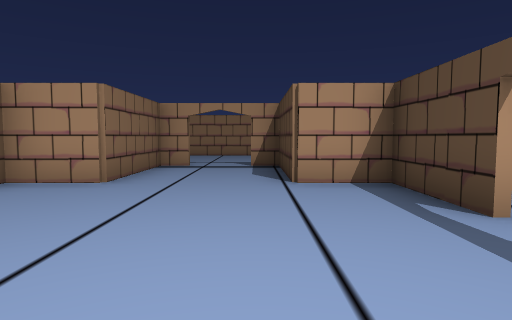
view 1 (above)

23 first-person views from a walk through a 3-D level made in the Unity game engine. The camera is 1.4 m above the floor, tilts 4° down and sees 75° across. The floor is counted in squares, 2 m on a side. Each view is taken from the middle of a square. On the plan, view 1 faces up. The plan holds only what a view shows up to about 10 squares ahead; the rest is blank. The place goes on beyond the plan. Door leaves are left out, so doorways stand open. Some surface patterns are stand-ins.

view 2
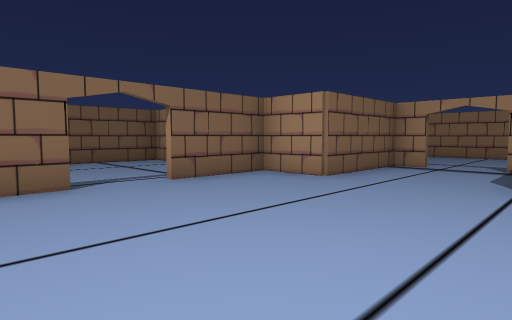

view 3
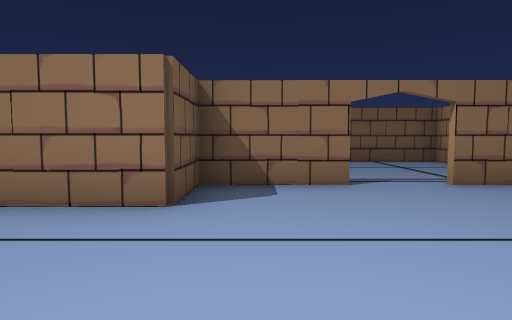

view 4
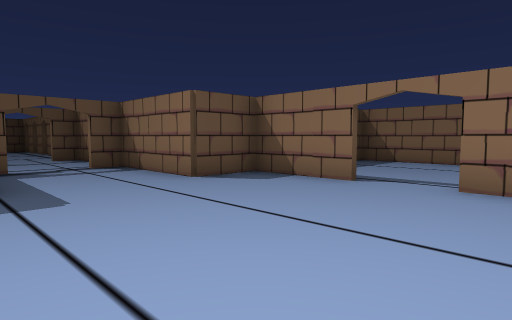

view 5
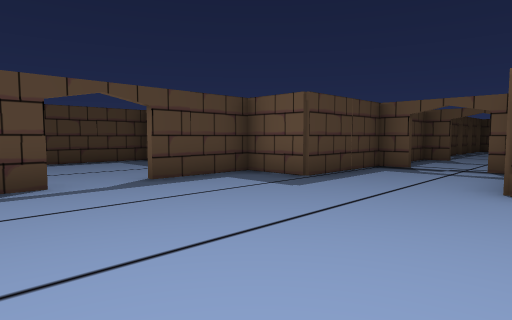

view 6
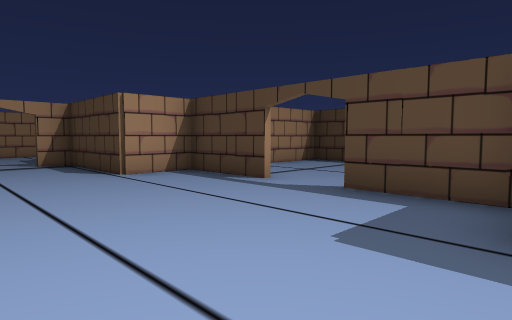

view 7
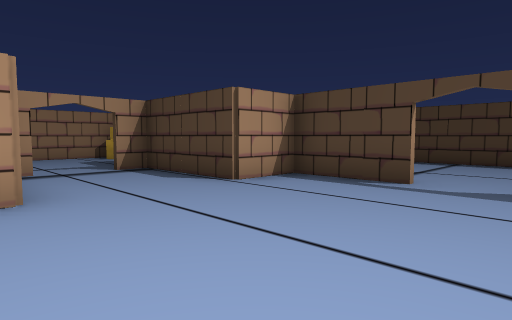

view 8
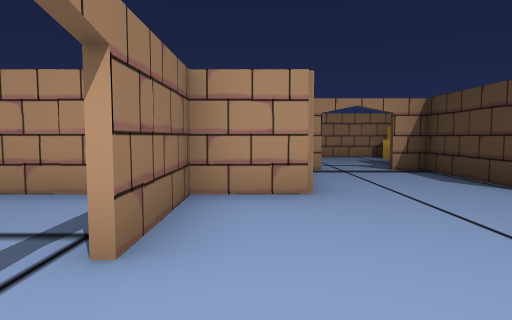

view 9
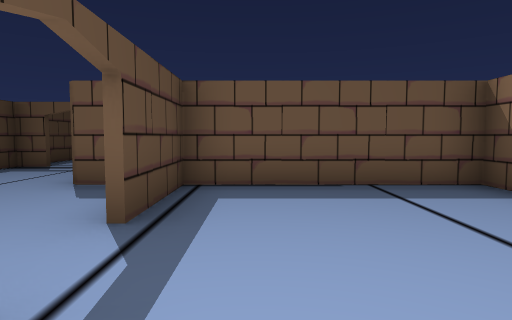

view 10
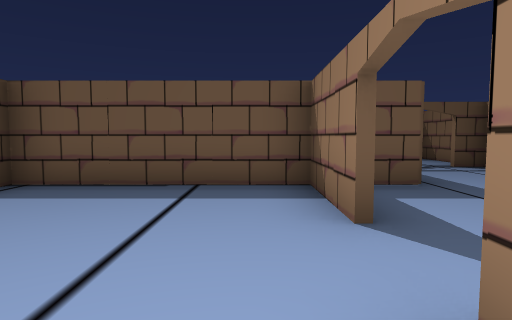

view 11
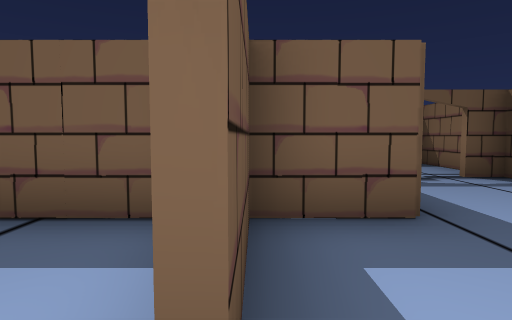

view 12
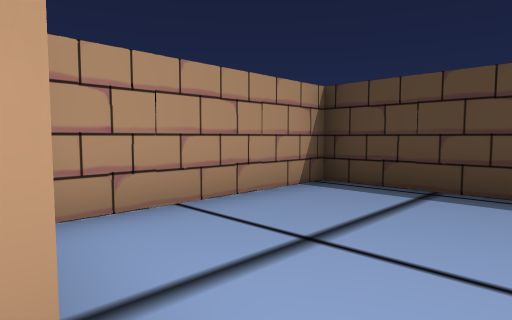

view 13
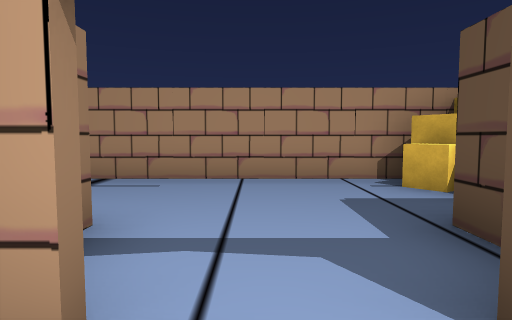

view 14
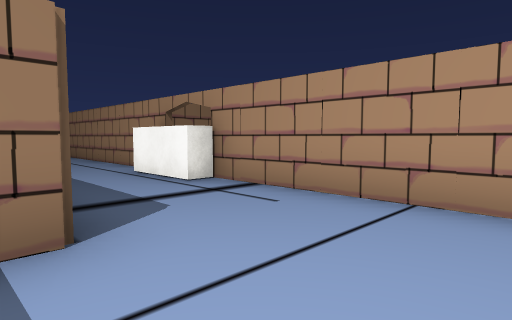

view 15
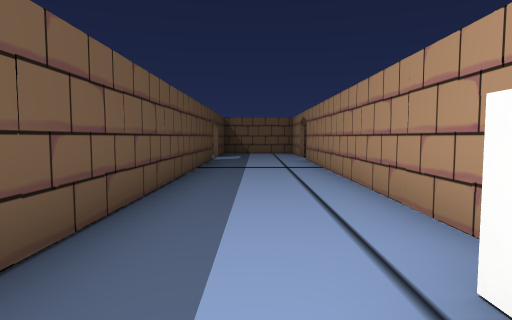

view 16
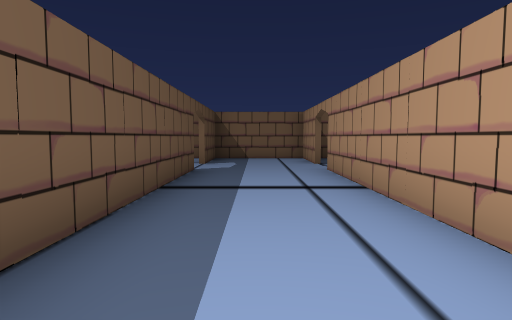

view 17
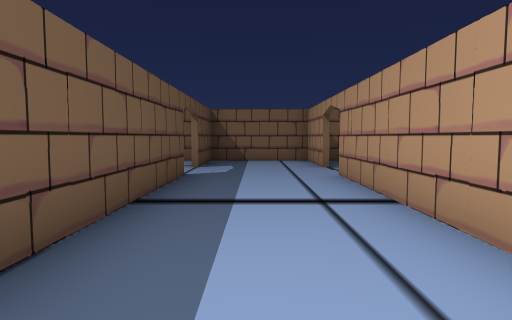

view 18
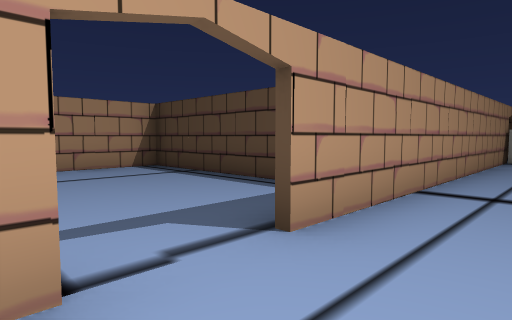

view 19
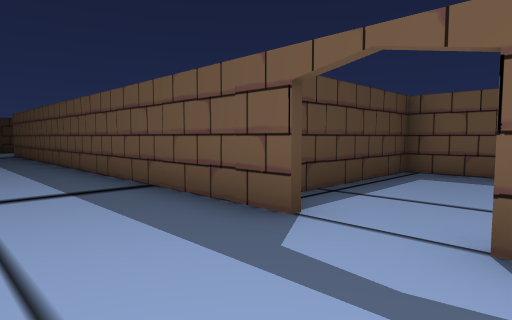

view 20
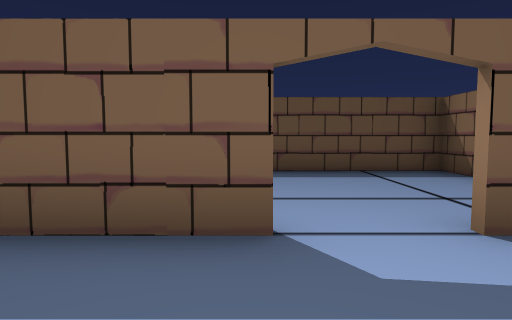

view 21
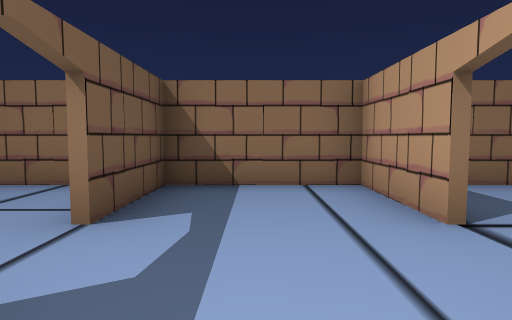

view 22
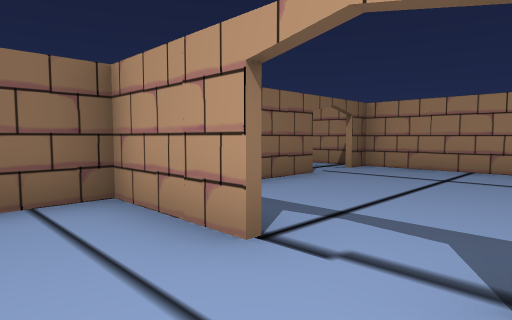

view 23
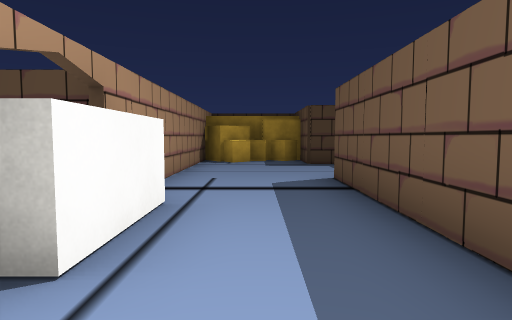

### Floor plan
Points are (right, up) in squares from view 1. A wall is a line through its corners. A room is listed if a view was taken in it or the views show most of it. See-through windows are left out.
Room 1 (views 1, 2, 3, 4, 5, 6, 7, 8, 11, 12, 13)
walls: (-3.8, 1.4) (-3.8, -0.9); (2.1, 2.7) (2.1, 5) (0.6, 5) (0.6, 8) (-0.1, 8); (-4, -0.8) (-2.3, -0.8) (-2.3, -3.8) (-1.5, -3.8); (2.1, -0.9) (2.1, 1.4); (-0.3, -3.8) (0.6, -3.8) (0.6, -0.8) (2.1, -0.8); (-1.5, 8) (-2.3, 8) (-2.3, 5) (-3.8, 5) (-3.8, 2.8)
ways out: opening at (-4, 2) to room 2; opening at (2, 2) to room 3; open door at (-0.5, 8) to room 4; opening at (-1, -4)
Room 2 (view 9)
walls: (-5, 5) (-6.1, 5); (-7.6, 5) (-8.3, 5) (-8.3, -0.8) (-4, -0.8); (-3.9, -0.9) (-3.9, 1.4)
ways out: opening at (-4, 2) to room 1
Room 3 (view 10)
walls: (2.2, 1.4) (2.2, -0.9); (2.1, -0.8) (6.6, -0.8) (6.6, 5) (2.6, 5)
ways out: opening at (2, 2) to room 1
Room 4 (views 14, 15, 16, 17, 18, 19, 20, 21, 22, 23)
walls: (-6, 12.5) (-15.1, 12.5); (-15.1, 9.7) (-2.3, 9.7) (-2.3, 9.2); (-16.5, 12.5) (-18.8, 12.5) (-18.8, 9.7) (-16.5, 9.7); (0.6, 8.9) (0.6, 9.7) (2, 9.7) (1.6, 10.2) (2, 10.6); (1.4, 11.1) (1, 11.7); (1.6, 10.7) (1.7, 11.2); (2, 12.5) (-4.5, 12.5) (-4.5, 12) (-6.4, 12) (-6.4, 12.5); (2.1, 9.7) (2.1, 11) (1.3, 12.1)
ways out: open door at (-0.5, 8) to room 1; open door at (-15.5, 13) to room 5; open door at (-15.5, 10) to room 6
Room 5 (no view inside)
walls: (-18.8, 16.4) (-18.8, 13.1); (-12.9, 14.5) (-12.9, 18.5) (-18.8, 18.5) (-18.8, 17.7)
ways out: open door at (-15.5, 13) to room 4; opening at (-19, 17)
Room 6 (no view inside)
walls: (-18.8, 9.1) (-18.8, 5.2) (-14.4, 5.2) (-14.4, 8.7)
ways out: open door at (-15.5, 10) to room 4

Positions as (right, up) in squares from view 1, and headings:
1: (0, 0), facing up
2: (1, 0), facing up-left
3: (1, 0), facing left
4: (1, 4), facing down-left
5: (-3, 4), facing down-right
6: (-2, -1), facing up-right
7: (-3, 1), facing up-right
8: (-3, 1), facing up
9: (-5, 4), facing down
10: (3, 4), facing down
11: (2, 2), facing down
12: (2, 2), facing up-right
13: (-1, 7), facing up
14: (0, 9), facing up-left
15: (-5, 11), facing left
16: (-8, 11), facing left
17: (-9, 11), facing left
18: (-17, 11), facing up-right
19: (-17, 12), facing down-right
20: (-15, 12), facing down
21: (-14, 11), facing left
22: (-15, 11), facing up-left
23: (-8, 11), facing right
